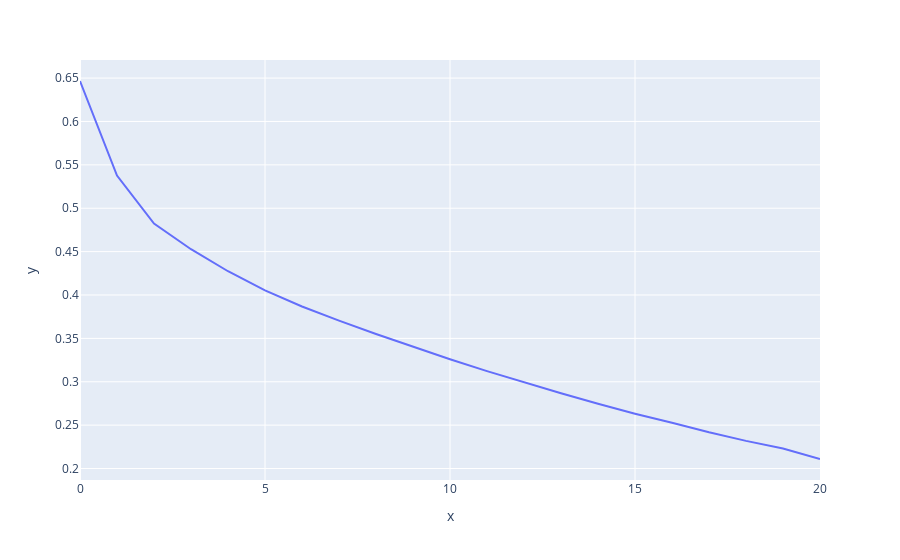

Notebook code for this chart:
### Markdown cell above
## 3.3 Train() with learning rate and weight decay

### Code cell
# Initialize MLP
torch.manual_seed(123)
model_seq = MyMLP(n_in, n_hidden1, n_hidden2, n_hidden3, n_out)
# The DataLoader batches up the examples of our cifar dataset
# Here we use shuffle = True in order to shuffle the dataset for the training
train_loader = torch.utils.data.DataLoader(cifar2_train, batch_size=64, shuffle=False) 

# Instantiate the optimizer, here:
# 1. Stochastic Gradient Descent optimizer, 
# 2. that has to be applied to our parameters (model.parameters())
# 3. With a learning rate of 1e-2
optimizer = optim.SGD(model_seq.parameters(), lr=1e-2, weight_decay=0.01)

# Instantiate the loss function (here we use cross entropy)
loss_fn = nn.CrossEntropyLoss()

# Now all we have to do is calling the training loop
train(
    n_epochs = 21,
    optimizer = optimizer,
    model = model_seq,
    loss_fn = loss_fn,
    train_loader = train_loader,
)
print('')

### Figure 1 — Plotly figure (JSON) as saved in the notebook; plotly's stock layout.template omitted (floating-point values rounded to 4 significant figures)
{"data": [{"hovertemplate": "x=%{x}<br>y=%{y}<extra></extra>", "legendgroup": "", "line": {"color": "#636efa", "dash": "solid"}, "marker": {"symbol": "circle"}, "mode": "lines", "name": "", "orientation": "v", "showlegend": false, "type": "scatter", "x": [0, 1, 2, 3, 4, 5, 6, 7, 8, 9, 10, 11, 12, 13, 14, 15, 16, 17, 18, 19, 20], "xaxis": "x", "y": [0.6467, 0.5377, 0.4823, 0.4528, 0.4274, 0.4053, 0.3868, 0.3704, 0.3551, 0.3403, 0.3259, 0.3123, 0.2992, 0.2867, 0.2746, 0.2632, 0.2527, 0.2417, 0.2319, 0.2231, 0.211], "yaxis": "y"}], "layout": {"legend": {"tracegroupgap": 0}, "margin": {"t": 60}, "xaxis": {"anchor": "y", "domain": [0, 1], "title": {"text": "x"}}, "yaxis": {"anchor": "x", "domain": [0, 1], "title": {"text": "y"}}}}
